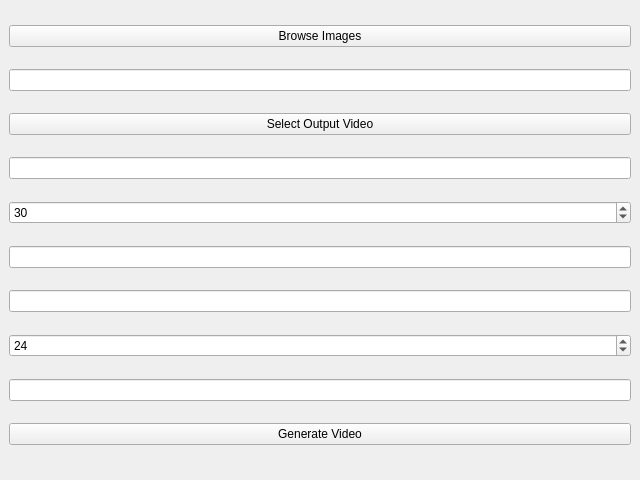
<?xml version="1.0" encoding="UTF-8"?>
<ui version="4.0">
 <class>MainWindow</class>
 <widget class="QMainWindow" name="MainWindow">
  <property name="geometry">
   <rect>
    <x>0</x>
    <y>0</y>
    <width>640</width>
    <height>480</height>
   </rect>
  </property>
  <property name="windowTitle">
   <string>MainWindow</string>
  </property>
  <widget class="QWidget" name="centralwidget">
   <layout class="QVBoxLayout" name="verticalLayout">
    <item>
     <widget class="QPushButton" name="browse_images_button">
      <property name="text">
       <string>Browse Images</string>
      </property>
     </widget>
    </item>
    <item>
     <widget class="QLineEdit" name="image_folder_input"/>
    </item>
    <item>
     <widget class="QPushButton" name="output_video_button">
      <property name="text">
       <string>Select Output Video</string>
      </property>
     </widget>
    </item>
    <item>
     <widget class="QLineEdit" name="output_video_input"/>
    </item>
    <item>
     <widget class="QSpinBox" name="frame_rate_input">
      <property name="minimum">
       <number>1</number>
      </property>
      <property name="maximum">
       <number>60</number>
      </property>
      <property name="value">
       <number>30</number>
      </property>
     </widget>
    </item>
    <item>
     <widget class="QLineEdit" name="text_input"/>
    </item>
    <item>
     <widget class="QLineEdit" name="text_font_input"/>
    </item>
    <item>
     <widget class="QSpinBox" name="text_size_input">
      <property name="minimum">
       <number>1</number>
      </property>
      <property name="maximum">
       <number>100</number>
      </property>
      <property name="value">
       <number>24</number>
      </property>
     </widget>
    </item>
    <item>
     <widget class="QLineEdit" name="text_color_input"/>
    </item>
    <item>
     <widget class="QPushButton" name="generate_video_button">
      <property name="text">
       <string>Generate Video</string>
      </property>
     </widget>
    </item>
   </layout>
  </widget>
 </widget>
 <resources/>
 <connections/>
</ui>
